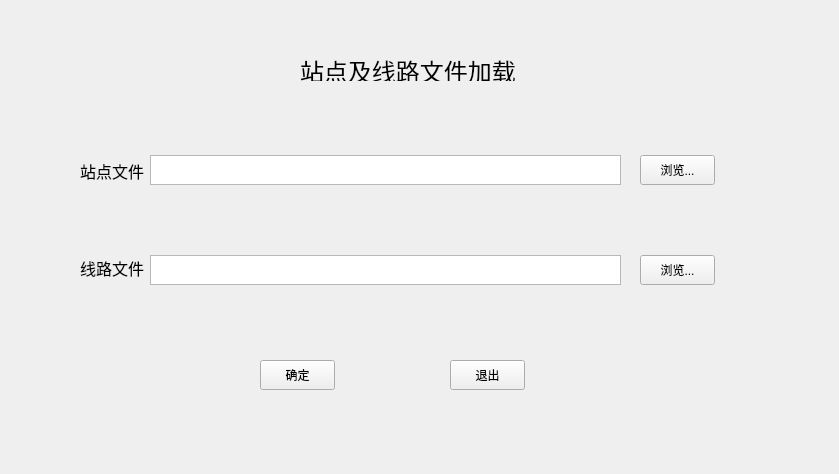
<?xml version="1.0" encoding="UTF-8"?>
<ui version="4.0">
 <class>QtWidgetsF</class>
 <widget class="QWidget" name="QtWidgetsF">
  <property name="geometry">
   <rect>
    <x>0</x>
    <y>0</y>
    <width>839</width>
    <height>474</height>
   </rect>
  </property>
  <property name="windowTitle">
   <string>文件加载</string>
  </property>
  <widget class="QTextEdit" name="textEditStop">
   <property name="geometry">
    <rect>
     <x>150</x>
     <y>155</y>
     <width>471</width>
     <height>30</height>
    </rect>
   </property>
  </widget>
  <widget class="QTextEdit" name="textEditLine">
   <property name="geometry">
    <rect>
     <x>150</x>
     <y>255</y>
     <width>471</width>
     <height>30</height>
    </rect>
   </property>
  </widget>
  <widget class="QLabel" name="labelStop">
   <property name="geometry">
    <rect>
     <x>80</x>
     <y>160</y>
     <width>71</width>
     <height>21</height>
    </rect>
   </property>
   <property name="font">
    <font>
     <family>Agency FB</family>
     <pointsize>12</pointsize>
    </font>
   </property>
   <property name="text">
    <string>站点文件</string>
   </property>
  </widget>
  <widget class="QLabel" name="labelLine">
   <property name="geometry">
    <rect>
     <x>80</x>
     <y>257</y>
     <width>71</width>
     <height>21</height>
    </rect>
   </property>
   <property name="font">
    <font>
     <family>Agency FB</family>
     <pointsize>12</pointsize>
    </font>
   </property>
   <property name="text">
    <string>线路文件</string>
   </property>
  </widget>
  <widget class="QPushButton" name="pushButtonStop">
   <property name="geometry">
    <rect>
     <x>640</x>
     <y>155</y>
     <width>75</width>
     <height>30</height>
    </rect>
   </property>
   <property name="text">
    <string>浏览...</string>
   </property>
  </widget>
  <widget class="QPushButton" name="pushButtonLine">
   <property name="geometry">
    <rect>
     <x>640</x>
     <y>255</y>
     <width>75</width>
     <height>30</height>
    </rect>
   </property>
   <property name="text">
    <string>浏览...</string>
   </property>
  </widget>
  <widget class="QLabel" name="labelWind">
   <property name="geometry">
    <rect>
     <x>300</x>
     <y>60</y>
     <width>231</width>
     <height>21</height>
    </rect>
   </property>
   <property name="font">
    <font>
     <family>Agency FB</family>
     <pointsize>18</pointsize>
    </font>
   </property>
   <property name="text">
    <string>站点及线路文件加载</string>
   </property>
  </widget>
  <widget class="QPushButton" name="pushButtonDone">
   <property name="geometry">
    <rect>
     <x>260</x>
     <y>360</y>
     <width>75</width>
     <height>30</height>
    </rect>
   </property>
   <property name="text">
    <string>确定</string>
   </property>
  </widget>
  <widget class="QPushButton" name="pushButtonQuit">
   <property name="geometry">
    <rect>
     <x>450</x>
     <y>360</y>
     <width>75</width>
     <height>30</height>
    </rect>
   </property>
   <property name="text">
    <string>退出</string>
   </property>
  </widget>
 </widget>
 <layoutdefault spacing="6" margin="11"/>
 <resources/>
 <connections>
  <connection>
   <sender>pushButtonDone</sender>
   <signal>clicked()</signal>
   <receiver>QtWidgetsF</receiver>
   <slot>checkFile()</slot>
   <hints>
    <hint type="sourcelabel">
     <x>297</x>
     <y>374</y>
    </hint>
    <hint type="destinationlabel">
     <x>419</x>
     <y>236</y>
    </hint>
   </hints>
  </connection>
  <connection>
   <sender>pushButtonStop</sender>
   <signal>clicked()</signal>
   <receiver>QtWidgetsF</receiver>
   <slot>inputStop()</slot>
   <hints>
    <hint type="sourcelabel">
     <x>677</x>
     <y>169</y>
    </hint>
    <hint type="destinationlabel">
     <x>419</x>
     <y>236</y>
    </hint>
   </hints>
  </connection>
  <connection>
   <sender>pushButtonLine</sender>
   <signal>clicked()</signal>
   <receiver>QtWidgetsF</receiver>
   <slot>inputLine()</slot>
   <hints>
    <hint type="sourcelabel">
     <x>677</x>
     <y>269</y>
    </hint>
    <hint type="destinationlabel">
     <x>419</x>
     <y>236</y>
    </hint>
   </hints>
  </connection>
  <connection>
   <sender>pushButtonQuit</sender>
   <signal>clicked()</signal>
   <receiver>QtWidgetsF</receiver>
   <slot>close()</slot>
   <hints>
    <hint type="sourcelabel">
     <x>487</x>
     <y>374</y>
    </hint>
    <hint type="destinationlabel">
     <x>419</x>
     <y>236</y>
    </hint>
   </hints>
  </connection>
 </connections>
 <slots>
  <slot>checkFile()</slot>
  <slot>inputStop()</slot>
  <slot>inputLine()</slot>
 </slots>
</ui>
